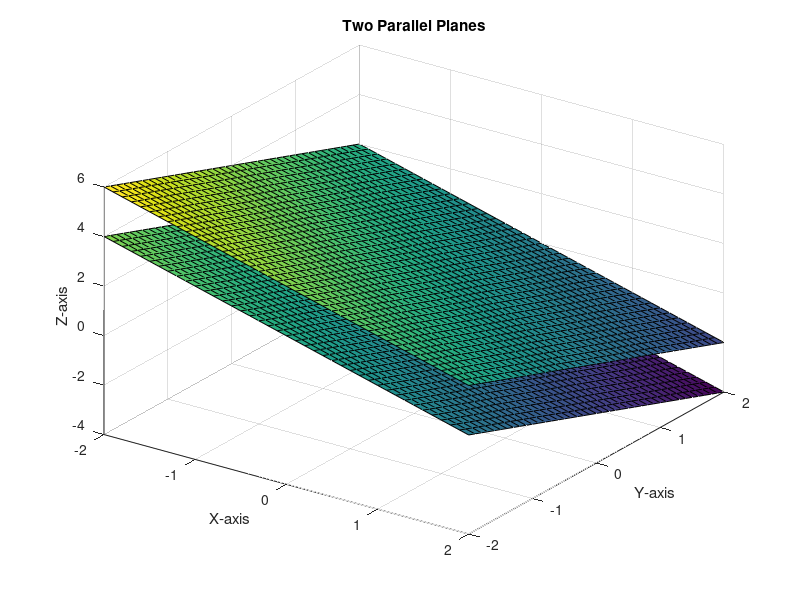

This chart was generated by the following MATLAB code:
clc
clear
figure(1)
clf
hold on
grid on

x = -2:0.1:2;
y = -2:0.1:2;
[X, Y] = meshgrid(x, y);

Z1 = -X - Y;
Z2 = -X - Y + 2;

surf(X, Y, Z1)
surf(X, Y, Z2)

view(35, 35)
hold off


xlabel('X-axis');
ylabel('Y-axis');
zlabel('Z-axis');
title('Two Parallel Planes');
